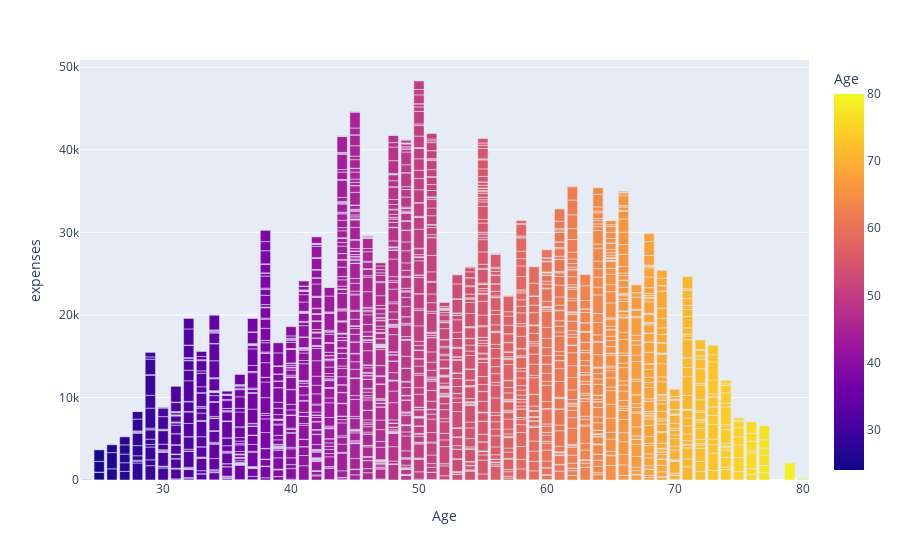

Source (notebook cell):
### Markdown cell above
## Pessoas mais velhas gastam mais?

### Code cell
fig = px.bar(df, x='Age', y='expenses', color='Age')
fig.show()

### Figure 1 — Plotly figure (JSON) as saved in the notebook; plotly's stock layout.template omitted (floating-point values rounded to 4 significant figures; data arrays with more than 128 entries replaced by an {"elided": "..."} marker saying what was removed)
{"data": [{"alignmentgroup": "True", "hovertemplate": "Age=%{marker.color}<br>expenses=%{y}<extra></extra>", "legendgroup": "", "marker": {"color": {"elided": "2205 int values"}, "coloraxis": "coloraxis", "pattern": {"shape": ""}}, "name": "", "offsetgroup": "", "orientation": "v", "showlegend": false, "textposition": "auto", "type": "bar", "x": {"elided": "2205 int values"}, "xaxis": "x", "y": {"elided": "2205 int values"}, "yaxis": "y"}], "layout": {"barmode": "relative", "coloraxis": {"colorbar": {"title": {"text": "Age"}}, "colorscale": [[0, "#0d0887"], [0.1111, "#46039f"], [0.2222, "#7201a8"], [0.3333, "#9c179e"], [0.4444, "#bd3786"], [0.5556, "#d8576b"], [0.6667, "#ed7953"], [0.7778, "#fb9f3a"], [0.8889, "#fdca26"], [1, "#f0f921"]]}, "legend": {"tracegroupgap": 0}, "margin": {"t": 60}, "xaxis": {"anchor": "y", "domain": [0, 1], "title": {"text": "Age"}}, "yaxis": {"anchor": "x", "domain": [0, 1], "title": {"text": "expenses"}}}}
